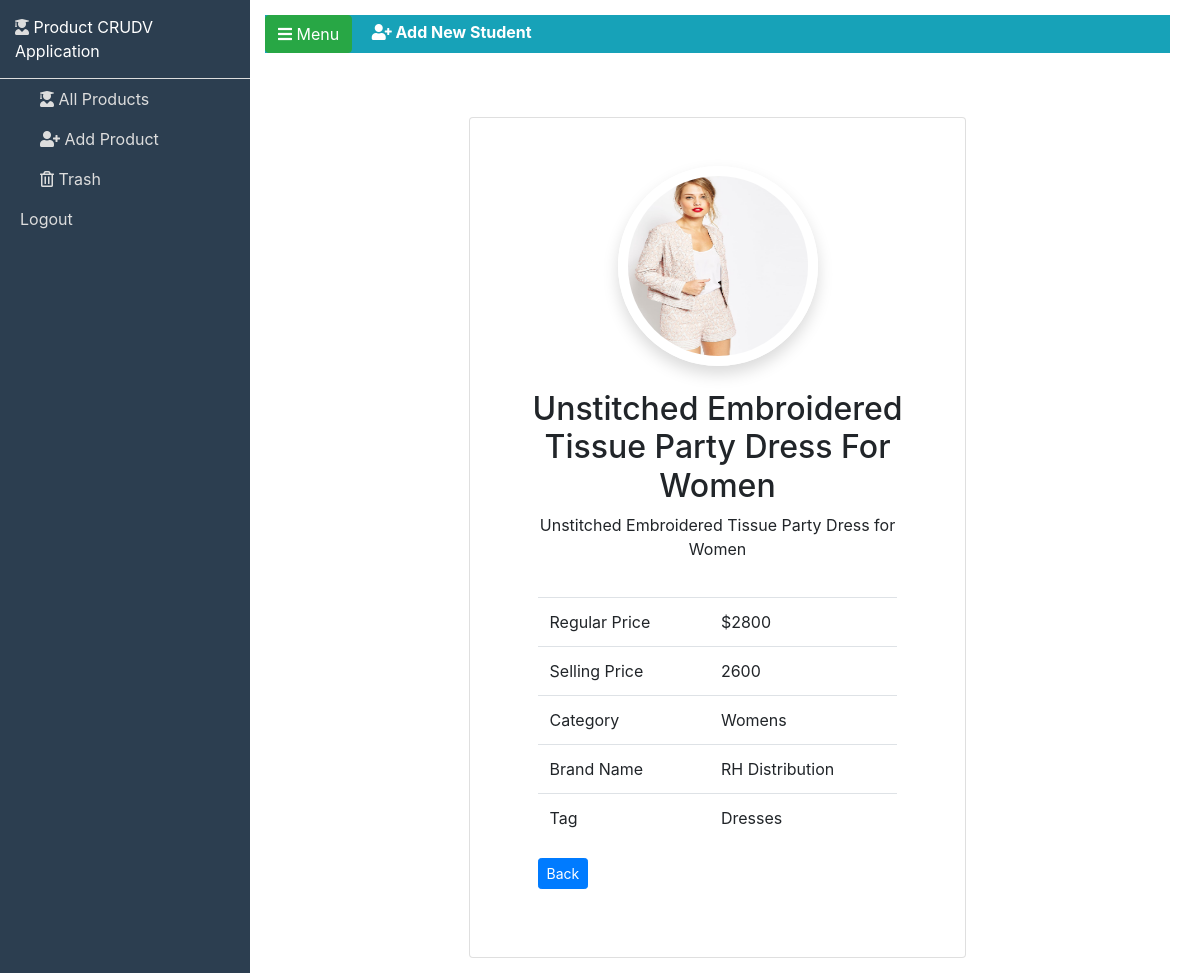
The page /admin/show.php?show_id=16 on the database its author committed.
### tables this page shows
CREATE TABLE `products` (
  `id` int(50) NOT NULL,
  `productName` varchar(200) NOT NULL,
  `regularPrice` int(5) NOT NULL,
  `sellingPrice` int(5) NOT NULL,
  `category` varchar(100) NOT NULL,
  `brandName` varchar(200) NOT NULL,
  `tag` varchar(20) NOT NULL,
  `description` text NOT NULL,
  `status` varchar(10) NOT NULL DEFAULT 'active',
  `created_at` varchar(30) NOT NULL DEFAULT current_timestamp(),
  `updated_at` varchar(30) DEFAULT NULL,
  `trash` varchar(30) NOT NULL DEFAULT 'false',
  `photo` varchar(100) NOT NULL
);

### admin/app/db.php (called while the page is built)
<?php
$host = 'localhost';
$user = 'root';
$pass = '';
$db = 'miniecom';
function connect()
{
  global $host, $user, $pass, $db;
  return $connection = new mysqli($host, $user, $pass, $db);
}

### admin/app/functions.php (called while the page is built, shortened)
<?php
function find($table, $id)
{
    $data = connect()->query("SELECT * FROM $table WHERE id='$id'");
    return $data->fetch_object();
}

### admin/show.php (the view, shortened to what this page needs)
<?php
if (isset($_GET['show_id'])) {
    $id = $_GET['show_id'];
    $product = find('products', $id);
}
?>
<!DOCTYPE html>
<html lang="en">
<head>
    <link rel="stylesheet" href="assets/css/slicknav.min.css">
    <link rel="stylesheet" href="assets/css/owl.carousel.min.css">
    <link rel="stylesheet" href="assets/fonts/fontAwesome/css/all.min.css">
    <link rel="stylesheet" href="assets/css/bootstrap.min.css">
    <link rel="stylesheet" href="assets/css/style.css">
    <link rel="stylesheet" href="assets/css/responsive.css">
</head>
<body>
    <div id="wrapper" class="menuDisplayed">
        <div id="sidebar-wrapper">
            <div class="logo">
                <i class="fas fa-user-graduate"></i>
                <span>Product CRUDV Application</span>
            </div>
            <ul class="sidebar-nav">
                <li><a href="index.php"><i class="fas fa-user-graduate"></i> All Products</a></li>
                <li><a href="add.php"><i class="fas fa-user-plus"></i> Add Product</a></li>
                <li><a href="trash.php"><i class="far fa-trash-alt"></i> Trash</a></li>
                <li><a href="../index.php">Logout</a></li>
            </ul>
        </div>
        <div id="page-content-wrapper">
            <div class="container-fluid">
                <div class="row">
                    <div class="col-lg-12">
                        <p class="page-title bg-info"><a href="#" class="btn btn-success" id="menu-toggle"><i class="fas fa-bars"></i> Menu </a> <span class="span-title"> <i class="fas fa-user-plus"></i></i> Add New Student</span></p>
                        <div class="container">
                            <div class="row">
                                <div class="col-lg-7 mx-auto mt-5">
                                    <div class="card p-5">
                                        <img src="photos/<?php echo $product->photo ?>" class="simg shadow mb-4" alt="">
                                        <h2 class="text-center"><?php echo $product->productName ?></h2>
                                        <p class="text-center"><?php echo $product->description ?></p>
                                        <div class="card-body">
                                            <table class="table">
                                                <tr>
                                                    <td>Regular Price</td>
                                                    <td>$<?php echo $product->regularPrice ?></td>
                                                </tr>
                                                <tr>
                                                    <td>Selling Price</td>
                                                    <td><?php echo $product->sellingPrice ?></td>
                                                </tr>
                                                <tr>
                                                    <td>Category</td>
                                                    <td><?php echo $product->category ?></td>
                                                </tr>
                                                <tr>
                                                    <td>Brand Name</td>
                                                    <td><?php echo $product->brandName ?></td>
                                                </tr>
                                                <tr>
                                                    <td>Tag</td>
                                                    <td><?php echo $product->tag ?></td>
                                                </tr>
                                            </table>
                                            <a href="index.php" class="btn btn-primary btn-sm">Back</a>
                                        </div>
                                    </div>
                                </div>
                            </div>
                        </div>
                    </div>
                </div>
            </div>
        </div>
    </div>
</body>
</html>

### admin/assets/css/style.css (style rules this page uses)
#sidebar-wrapper { z-index: 1; position: fixed; width: 0; height: 100%; overflow-y: hidden; background-color: #2c3e50; transition: 0.3s; }
.logo { padding: 15px; border-bottom: 1px solid #ddd; }
.logo i { color: #ddd; }
.logo span { color: #fff; }
#page-content-wrapper { width: 100%; position: absolute; padding: 15px; transition: 0.3s; }
span.span-title { color: #fff; padding-left: 15px; font-weight: 700; }
#wrapper.menuDisplayed #sidebar-wrapper { width: 250px; }
#wrapper.menuDisplayed #page-content-wrapper { padding-left: 250px; }
.sidebar-nav { padding: 0; list-style: none; }
.sidebar-nav li { text-indent: 20px; line-height: 40px; }
.sidebar-nav li a { display: block; text-decoration: none; color: #ddd; }
.simg { width: 200px; height: 200px; display: block; margin: auto; border-radius: 100%; border: 10px solid #FFF; }

### rows shown on the page
products: photo (picture), productName "Unstitched Embroidered Tissue Party Dress For Women", description "Unstitched Embroidered Tissue Party Dress for Women", regularPrice "2800", sellingPrice "2600", category "Womens", brandName "RH Distribution", tag "Dresses"
